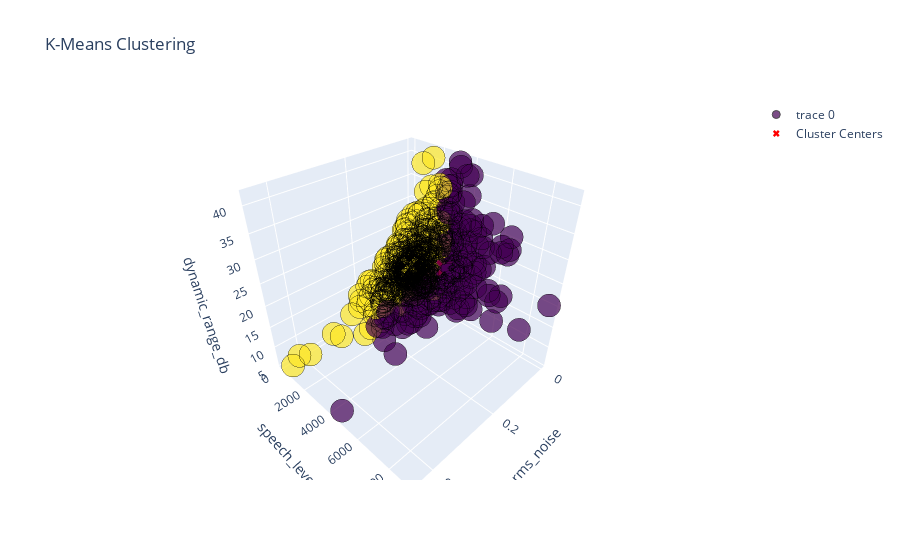

Notebook cell for this chart:
### Code cell
# Assuming data_cluster is a DataFrame with three columns: col1, col2, col3
fig = go.Figure()

# Add 3D scatter plot for data points
fig.add_trace(go.Scatter3d(
    x=data_cluster['rms_noise'],
    y=data_cluster['speech_level'],
    z=data_cluster['dynamic_range_db'],
    mode='markers',
    marker=dict(
        size=8,
        color=labels,  # assuming labels is a list/array specifying the cluster for each point
        colorscale='viridis',
        opacity=0.7,
        line=dict(color='black', width=1)
    )
))

# Add cluster centers as red X markers
fig.add_trace(go.Scatter3d(
    x=cluster_centers[:, 0],
    y=cluster_centers[:, 1],
    z=cluster_centers[:, 2],
    mode='markers',
    marker=dict(
        size=6,
        color='red',
        symbol='x'
    ),
    name='Cluster Centers'
))

# Set axis labels
fig.update_layout(
    scene=dict(
        xaxis=dict(title='rms_noise'),
        yaxis=dict(title='speech_level'),
        zaxis=dict(title='dynamic_range_db')
    )
)

# Set plot title
fig.update_layout(title='K-Means Clustering')

# Show the plot
fig.show()

### Figure 1 — Plotly figure (JSON) as saved in the notebook; plotly's stock layout.template omitted (floating-point values rounded to 4 significant figures; data arrays with more than 128 entries replaced by an {"elided": "..."} marker saying what was removed)
{"data": [{"marker": {"color": {"elided": "739 int values"}, "colorscale": [[0, "#440154"], [0.1111, "#482878"], [0.2222, "#3e4989"], [0.3333, "#31688e"], [0.4444, "#26828e"], [0.5556, "#1f9e89"], [0.6667, "#35b779"], [0.7778, "#6ece58"], [0.8889, "#b5de2b"], [1, "#fde725"]], "line": {"color": "black", "width": 1}, "opacity": 0.7, "size": 8}, "mode": "markers", "type": "scatter3d", "x": {"elided": "739 float values"}, "y": {"elided": "739 float values"}, "z": {"elided": "739 float values"}}, {"marker": {"color": "red", "size": 6, "symbol": "x"}, "mode": "markers", "name": "Cluster Centers", "type": "scatter3d", "x": [0.06912, 0.07089], "y": [3732.0, 1257.0], "z": [21.37, 17.71]}], "layout": {"scene": {"xaxis": {"title": {"text": "rms_noise"}}, "yaxis": {"title": {"text": "speech_level"}}, "zaxis": {"title": {"text": "dynamic_range_db"}}}, "title": {"text": "K-Means Clustering"}}}
